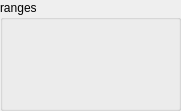
   <widget class="QGroupBox" name="groupBox">
    <property name="geometry">
     <rect>
      <x>880</x>
      <y>380</y>
      <width>181</width>
      <height>111</height>
     </rect>
    </property>
    <property name="title">
     <string>ranges</string>
    </property>
    <layout class="QGridLayout" name="gridLayout_7">
     <property name="spacing">
      <number>2</number>
     </property>
     <item row="0" column="0">
      <widget class="caGraphics" name="cagraphics_21">
       <property name="foreground">
        <color>
         <red>255</red>
         <green>176</green>
         <blue>255</blue>
        </color>
       </property>
       <property name="fillstyle" stdset="0">
        <enum>caGraphics::Filled</enum>
       </property>
       <property name="lineColor">
        <color>
         <red>128</red>
         <green>0</green>
         <blue>255</blue>
        </color>
       </property>
      </widget>
     </item>
     <item row="0" column="1">
      <widget class="caGraphics" name="cagraphics_22">
       <property name="foreground">
        <color>
         <red>255</red>
         <green>176</green>
         <blue>255</blue>
        </color>
       </property>
       <property name="fillstyle" stdset="0">
        <enum>caGraphics::Filled</enum>
       </property>
       <property name="lineColor">
        <color>
         <red>128</red>
         <green>0</green>
         <blue>255</blue>
        </color>
       </property>
      </widget>
     </item>
     <item row="1" column="0">
      <widget class="caGraphics" name="cagraphics_23">
       <property name="foreground">
        <color>
         <red>214</red>
         <green>127</green>
         <blue>226</blue>
        </color>
       </property>
       <property name="fillstyle" stdset="0">
        <enum>caGraphics::Filled</enum>
       </property>
       <property name="lineColor">
        <color>
         <red>128</red>
         <green>0</green>
         <blue>255</blue>
        </color>
       </property>
      </widget>
     </item>
     <item row="1" column="1">
      <widget class="caGraphics" name="cagraphics_24">
       <property name="foreground">
        <color>
         <red>214</red>
         <green>127</green>
         <blue>226</blue>
        </color>
       </property>
       <property name="fillstyle" stdset="0">
        <enum>caGraphics::Filled</enum>
       </property>
       <property name="lineColor">
        <color>
         <red>128</red>
         <green>0</green>
         <blue>255</blue>
        </color>
       </property>
      </widget>
     </item>
     <item row="2" column="0">
      <widget class="caGraphics" name="cagraphics_25">
       <property name="foreground">
        <color>
         <red>174</red>
         <green>78</green>
         <blue>188</blue>
        </color>
       </property>
       <property name="fillstyle" stdset="0">
        <enum>caGraphics::Filled</enum>
       </property>
       <property name="lineColor">
        <color>
         <red>128</red>
         <green>0</green>
         <blue>255</blue>
        </color>
       </property>
      </widget>
     </item>
     <item row="2" column="1">
      <widget class="caGraphics" name="cagraphics_26">
       <property name="foreground">
        <color>
         <red>174</red>
         <green>78</green>
         <blue>188</blue>
        </color>
       </property>
       <property name="fillstyle" stdset="0">
        <enum>caGraphics::Filled</enum>
       </property>
       <property name="lineColor">
        <color>
         <red>128</red>
         <green>0</green>
         <blue>255</blue>
        </color>
       </property>
      </widget>
     </item>
     <item row="3" column="0">
      <widget class="caGraphics" name="cagraphics_27">
       <property name="foreground">
        <color>
         <red>139</red>
         <green>26</green>
         <blue>150</blue>
        </color>
       </property>
       <property name="fillstyle" stdset="0">
        <enum>caGraphics::Filled</enum>
       </property>
       <property name="lineColor">
        <color>
         <red>128</red>
         <green>0</green>
         <blue>255</blue>
        </color>
       </property>
      </widget>
     </item>
     <item row="3" column="1">
      <widget class="caGraphics" name="cagraphics_28">
       <property name="foreground">
        <color>
         <red>139</red>
         <green>26</green>
         <blue>150</blue>
        </color>
       </property>
       <property name="fillstyle" stdset="0">
        <enum>caGraphics::Filled</enum>
       </property>
       <property name="lineColor">
        <color>
         <red>128</red>
         <green>0</green>
         <blue>255</blue>
        </color>
       </property>
      </widget>
     </item>
     <item row="4" column="0">
      <widget class="caGraphics" name="cagraphics_29">
       <property name="foreground">
        <color>
         <red>97</red>
         <green>10</green>
         <blue>117</blue>
        </color>
       </property>
       <property name="fillstyle" stdset="0">
        <enum>caGraphics::Filled</enum>
       </property>
       <property name="lineColor">
        <color>
         <red>128</red>
         <green>0</green>
         <blue>255</blue>
        </color>
       </property>
      </widget>
     </item>
     <item row="4" column="1">
      <widget class="caGraphics" name="cagraphics_30">
       <property name="foreground">
        <color>
         <red>97</red>
         <green>10</green>
         <blue>117</blue>
        </color>
       </property>
       <property name="fillstyle" stdset="0">
        <enum>caGraphics::Filled</enum>
       </property>
      </widget>
     </item>
    </layout>
   </widget>
